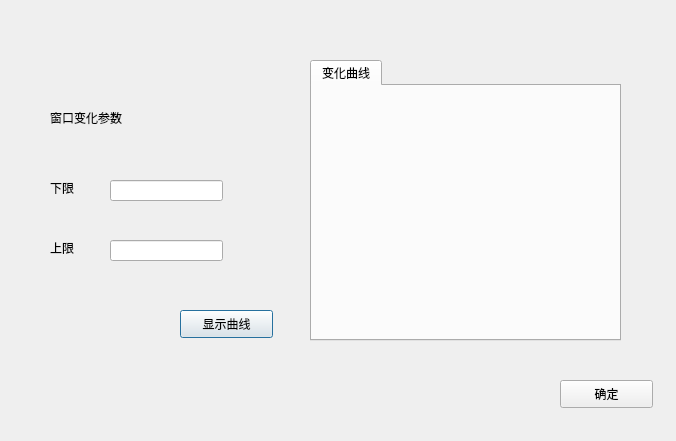
<?xml version="1.0" encoding="UTF-8"?>
<ui version="4.0">
 <class>Dialog2</class>
 <widget class="QDialog" name="Dialog2">
  <property name="geometry">
   <rect>
    <x>0</x>
    <y>0</y>
    <width>676</width>
    <height>441</height>
   </rect>
  </property>
  <property name="windowTitle">
   <string>Dialog</string>
  </property>
  <widget class="QLabel" name="label">
   <property name="geometry">
    <rect>
     <x>50</x>
     <y>180</y>
     <width>72</width>
     <height>15</height>
    </rect>
   </property>
   <property name="text">
    <string>下限</string>
   </property>
  </widget>
  <widget class="QLabel" name="label_2">
   <property name="geometry">
    <rect>
     <x>50</x>
     <y>240</y>
     <width>72</width>
     <height>15</height>
    </rect>
   </property>
   <property name="text">
    <string>上限</string>
   </property>
  </widget>
  <widget class="QLineEdit" name="lineEdit">
   <property name="geometry">
    <rect>
     <x>110</x>
     <y>180</y>
     <width>113</width>
     <height>21</height>
    </rect>
   </property>
  </widget>
  <widget class="QLineEdit" name="lineEdit_2">
   <property name="geometry">
    <rect>
     <x>110</x>
     <y>240</y>
     <width>113</width>
     <height>21</height>
    </rect>
   </property>
  </widget>
  <widget class="QLabel" name="label_3">
   <property name="geometry">
    <rect>
     <x>50</x>
     <y>110</y>
     <width>101</width>
     <height>16</height>
    </rect>
   </property>
   <property name="text">
    <string>窗口变化参数</string>
   </property>
  </widget>
  <widget class="QTabWidget" name="tabWidget">
   <property name="geometry">
    <rect>
     <x>310</x>
     <y>60</y>
     <width>311</width>
     <height>281</height>
    </rect>
   </property>
   <widget class="QWidget" name="tab_2">
    <attribute name="title">
     <string>变化曲线</string>
    </attribute>
    <widget class="QLabel" name="label_4">
     <property name="geometry">
      <rect>
       <x>0</x>
       <y>0</y>
       <width>301</width>
       <height>251</height>
      </rect>
     </property>
     <property name="text">
      <string/>
     </property>
    </widget>
   </widget>
  </widget>
  <widget class="QPushButton" name="pushButton">
   <property name="geometry">
    <rect>
     <x>180</x>
     <y>310</y>
     <width>93</width>
     <height>28</height>
    </rect>
   </property>
   <property name="text">
    <string>显示曲线</string>
   </property>
  </widget>
  <widget class="QPushButton" name="pushButton_2">
   <property name="geometry">
    <rect>
     <x>560</x>
     <y>380</y>
     <width>93</width>
     <height>28</height>
    </rect>
   </property>
   <property name="text">
    <string>确定</string>
   </property>
  </widget>
 </widget>
 <resources/>
 <connections/>
</ui>
